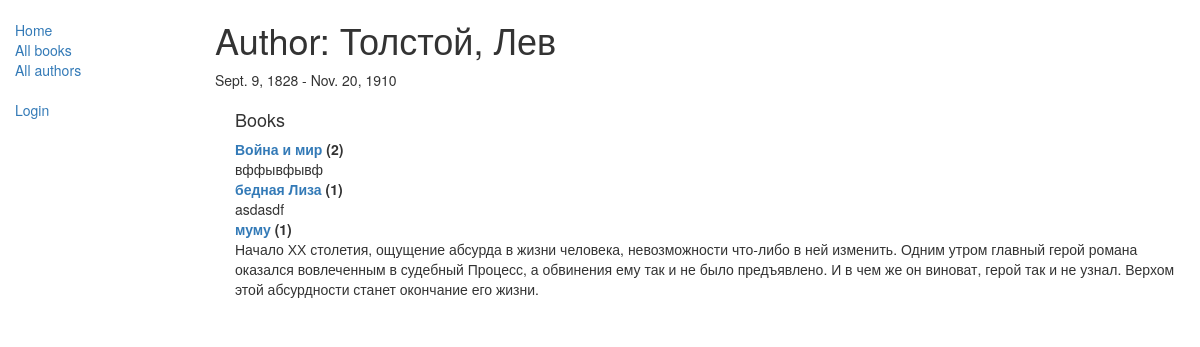
The app's page /catalog/author/1 with its own data.
### catalog/models.py (models this page shows, shortened)
class Author(models.Model):
    first_name = models.CharField(max_length=100)
    last_name = models.CharField(max_length=100)
    date_of_birth = models.DateField(null=True, blank=True)
    date_of_death = models.DateField('died', null=True, blank=True)
    class Meta:
        ordering = ['last_name', 'first_name']
    def __str__(self):
        return '{0}, {1}'.format(self.last_name, self.first_name)

class Book(models.Model):
    title = models.CharField(max_length=200)
    author = models.ForeignKey('Author', on_delete=models.SET_NULL, null=True)
    summary = models.TextField(max_length=1000, help_text="Enter a brief description of the book")
    isbn = models.CharField('ISBN', max_length=13,
                            unique=True,
                            help_text='13 Character <a href="https://www.isbn-international.org/content/what-isbn'
                                      '">ISBN number</a>')
    genre = models.ManyToManyField(Genre, help_text="Select a genre for this book")
    language = models.ForeignKey('Language', on_delete=models.SET_NULL, null=True)
    class Meta:
        ordering = ['title', 'author']
    def display_genre(self):
        return ', '.join([genre.name for genre in self.genre.all()[:3]])
    display_genre.short_description = 'Genre'
    def __str__(self):
        return self.title

### catalog/views.py (the view)
# urls.py: re_path(r'^author/(?P<pk>\d+)$', views.AuthorDetailView.as_view(), name='author-detail'),
class AuthorDetailView(generic.DetailView):
    model = Author

### catalog/templates/catalog/author_detail.html
{% extends "base_generic.html" %}
{% block content %}
<h1>Author: {{ author }} </h1>
<p>{{author.date_of_birth}} - {% if author.date_of_death %}{{author.date_of_death}}{% endif %}</p>
<div style="margin-left:20px;margin-top:20px">
<h4>Books</h4>
<dl>
{% for book in author.book_set.all %}
  <dt><a href="{% url 'book-detail' book.pk %}">{{book}}</a> ({{book.bookinstance_set.all.count}})</dt>
  <dd>{{book.summary}}</dd>
{% endfor %}
</dl>
</div>
{% endblock %}

### records on screen
Author: last_name+first_name "Толстой, Лев", date_of_birth "Sept. 9, 1828", date_of_death "Nov. 20, 1910"
Book: title "Война и мир", bookinstance_set.all.count "2", summary "вффывфывф"
Book: title "бедная Лиза", bookinstance_set.all.count "1", summary "asdasdf"
Book: title "муму", bookinstance_set.all.count "1", summary "Начало ХХ столетия, ощущение абсурда в жизни человека, невозможности что-либо в ней изменить. Одним утром главный герой романа оказался вовлеченным в судебный Процесс, а обвинения ему так и не было предъявлено. И в чем же он виноват, герой так и не узнал. Верхом этой абсурдности станет окончание его жизни."
